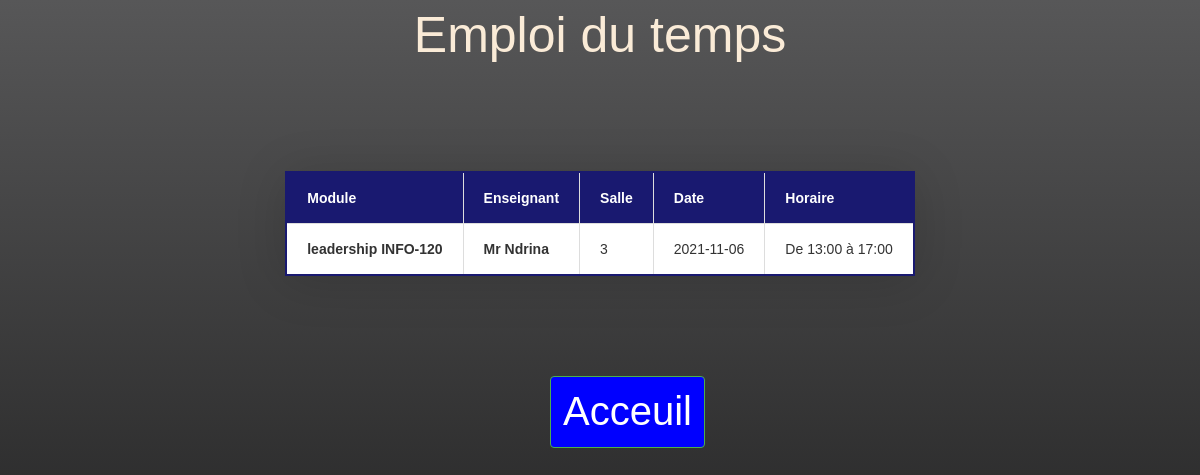
The page /emploi_du_temps_etu.php on the database its author committed.
### tables this page shows
CREATE TABLE `module` (
  `id_module` int(11) NOT NULL,
  `nom_module` varchar(255) DEFAULT NULL,
  `id_prof` int(11) DEFAULT NULL
);

CREATE TABLE `professeur` (
  `id_prof` int(11) NOT NULL,
  `nom_prof` varchar(255) DEFAULT NULL,
  `prenom_prof` varchar(255) DEFAULT NULL,
  `tel` varchar(10) DEFAULT NULL,
  `email` varchar(255) DEFAULT NULL,
  `mot_de_passe` varchar(255) DEFAULT NULL,
  `image_url` varchar(255) DEFAULT NULL
);

CREATE TABLE `emploi_du_temps` (
  `id_edt` int(11) NOT NULL,
  `id_module` int(11) DEFAULT NULL,
  `salle` int(255) DEFAULT NULL,
  `Date_edt` date DEFAULT NULL,
  `Horaire` varchar(255) DEFAULT NULL
);

### emploi_du_temps_etu.php (the view, shortened to what this page needs)
<!DOCTYPE html>
<html lang="en">
<head>
    <link rel="stylesheet" href="CSS/bootstrap.min.css">
    <link rel="stylesheet" href="CSS/bootstrap.min.js">
    <link rel="stylesheet" href="edt.css">
</head>
<body>
    <center>
    <div class="titre">
        Emploi du temps
    </div>
    <table border=2 class="style">
        <thead>
            <tr>
                <th>Module</th>
                <th>Enseignant</th>
                <th>Salle</th>
                <th>Date</th>
                <th>Horaire</th>
            </tr>
        </thead>
        <tbody>
            <?php
                include("fonction.php");
                $recup_liste=$conn->prepare("SELECT id_edt, id_module, salle, Date_edt, Horaire FROM emploi_du_temps");
                $recup_liste->execute();
                while($data_edt = $recup_liste->fetch()){
                    $id_module=$data_edt['id_module'];
                    $salle=$data_edt['salle'];
                    $Date_edt=$data_edt['Date_edt'];
                    $Horaire=$data_edt['Horaire'];
                    $recup_nom_module=$conn->prepare("SELECT nom_module FROM module WHERE id_module='$id_module'");
                    $recup_nom_module->execute();
                    while($data_nom_module = $recup_nom_module->fetch()){
                        $nom_module=$data_nom_module['nom_module'];
                        $recup_id=$conn->prepare("SELECT id_prof FROM module WHERE id_module='$id_module'");
                        $recup_id->execute();
                        while($data_id_prof = $recup_id->fetch()){
                            $id_prof=$data_id_prof['id_prof'];
                            $recup_nom_prof=$conn->prepare("SELECT nom_prof FROM professeur WHERE id_prof='$id_prof'");
                            $recup_nom_prof->execute();
                            while($data_nom_prof = $recup_nom_prof->fetch()){
                                $nom_prof=$data_nom_prof['nom_prof'];
                                $recup_prenom_prof=$conn->prepare("SELECT prenom_prof FROM professeur WHERE id_prof='$id_prof'");
                                $recup_prenom_prof->execute();
                                while($data_prenom_prof = $recup_prenom_prof->fetch()){
                                $prenom_prof=$data_prenom_prof['prenom_prof'];
            ?>
            <tr>
                <th><?php echo $nom_module,' INFO-',$id_module ?></th>
                <th><?php echo $nom_prof,' ',$prenom_prof ?>   </th>
                <td><?php echo $salle ?></td>
                <td><?php echo $Date_edt ?></td>
                <td><?php echo $Horaire ?></td>
            </tr>
            <?php } } } } }?>
        </tbody>
    </table></center>
    <a href="page_etu.php" class="btn btn-success" style="background-color:blue;font-size:40px;margin-left:550px">Acceuil</a>
</body>
</html>

### edt.css (style rules this page uses)
body, html { width: 100%; height: 100%; background-image: linear-gradient(180deg, #575758, #141414); }
.titre { color: antiquewhite; font-size: 50px; }
body { height: 100vh; font-family: Arial, Helvetica, sans-serif; }
.style { border-collapse: collapse; min-width: 400px; width: auto; box-shadow: 0 5px 50px rgb(0, 0, 0, 0.15); cursor: pointer; margin: 100px auto; border: 2px solid midnightblue; background-color: #fff; }
thead tr { background-color: midnightblue; color: #fff; text-align: left; }
th, td { padding: 15px 20px; }
tbody tr, td, th { border: 1px solid #ddd; }
tbody tr:last-of-type { border-bottom: 2px solid midnightblue; }

### rows shown on the page
emploi_du_temps: id_module "120", salle "3", Date_edt "2021-11-06", Horaire "De 13:00 à 17:00"
module: nom_module "leadership"
professeur: nom_prof "Mr", prenom_prof "Ndrina"
